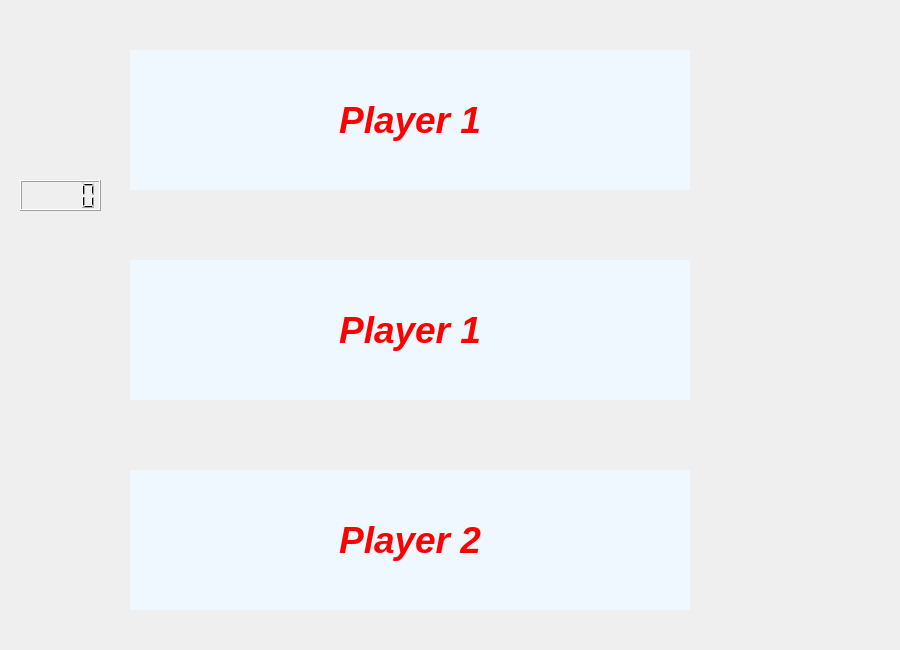
<?xml version="1.0" encoding="UTF-8"?>
<ui version="4.0">
 <class>MainWindow</class>
 <widget class="QMainWindow" name="MainWindow">
  <property name="enabled">
   <bool>true</bool>
  </property>
  <property name="geometry">
   <rect>
    <x>0</x>
    <y>0</y>
    <width>900</width>
    <height>650</height>
   </rect>
  </property>
  <property name="windowTitle">
   <string>MainWindow</string>
  </property>
  <property name="animated">
   <bool>false</bool>
  </property>
  <widget class="QWidget" name="centralWidget">
   <widget class="mouseEvent" name="player1Rok1">
    <property name="enabled">
     <bool>true</bool>
    </property>
    <property name="geometry">
     <rect>
      <x>130</x>
      <y>50</y>
      <width>70</width>
      <height>70</height>
     </rect>
    </property>
    <property name="cursor">
     <cursorShape>OpenHandCursor</cursorShape>
    </property>
    <property name="mouseTracking">
     <bool>true</bool>
    </property>
    <property name="focusPolicy">
     <enum>Qt::ClickFocus</enum>
    </property>
    <property name="frameShape">
     <enum>QFrame::NoFrame</enum>
    </property>
    <property name="text">
     <string/>
    </property>
    <property name="scaledContents">
     <bool>false</bool>
    </property>
    <property name="alignment">
     <set>Qt::AlignCenter</set>
    </property>
   </widget>
   <widget class="mouseEvent" name="player1Horse1">
    <property name="geometry">
     <rect>
      <x>200</x>
      <y>50</y>
      <width>70</width>
      <height>70</height>
     </rect>
    </property>
    <property name="cursor">
     <cursorShape>OpenHandCursor</cursorShape>
    </property>
    <property name="mouseTracking">
     <bool>true</bool>
    </property>
    <property name="text">
     <string>TextLabel</string>
    </property>
    <property name="alignment">
     <set>Qt::AlignCenter</set>
    </property>
   </widget>
   <widget class="mouseEvent" name="player1Bishop1">
    <property name="geometry">
     <rect>
      <x>270</x>
      <y>50</y>
      <width>70</width>
      <height>70</height>
     </rect>
    </property>
    <property name="cursor">
     <cursorShape>OpenHandCursor</cursorShape>
    </property>
    <property name="mouseTracking">
     <bool>true</bool>
    </property>
    <property name="text">
     <string>TextLabel</string>
    </property>
    <property name="alignment">
     <set>Qt::AlignCenter</set>
    </property>
   </widget>
   <widget class="mouseEvent" name="player1Queen">
    <property name="geometry">
     <rect>
      <x>340</x>
      <y>50</y>
      <width>70</width>
      <height>70</height>
     </rect>
    </property>
    <property name="cursor">
     <cursorShape>OpenHandCursor</cursorShape>
    </property>
    <property name="mouseTracking">
     <bool>true</bool>
    </property>
    <property name="text">
     <string>TextLabel</string>
    </property>
    <property name="alignment">
     <set>Qt::AlignCenter</set>
    </property>
   </widget>
   <widget class="mouseEvent" name="player1King">
    <property name="geometry">
     <rect>
      <x>410</x>
      <y>50</y>
      <width>70</width>
      <height>70</height>
     </rect>
    </property>
    <property name="cursor">
     <cursorShape>OpenHandCursor</cursorShape>
    </property>
    <property name="mouseTracking">
     <bool>true</bool>
    </property>
    <property name="text">
     <string>TextLabel</string>
    </property>
    <property name="alignment">
     <set>Qt::AlignCenter</set>
    </property>
   </widget>
   <widget class="mouseEvent" name="player1Bishop2">
    <property name="geometry">
     <rect>
      <x>480</x>
      <y>50</y>
      <width>70</width>
      <height>70</height>
     </rect>
    </property>
    <property name="cursor">
     <cursorShape>OpenHandCursor</cursorShape>
    </property>
    <property name="mouseTracking">
     <bool>true</bool>
    </property>
    <property name="text">
     <string>TextLabel</string>
    </property>
    <property name="alignment">
     <set>Qt::AlignCenter</set>
    </property>
   </widget>
   <widget class="mouseEvent" name="player1Horse2">
    <property name="geometry">
     <rect>
      <x>550</x>
      <y>50</y>
      <width>70</width>
      <height>70</height>
     </rect>
    </property>
    <property name="cursor">
     <cursorShape>OpenHandCursor</cursorShape>
    </property>
    <property name="mouseTracking">
     <bool>true</bool>
    </property>
    <property name="text">
     <string>TextLabel</string>
    </property>
    <property name="alignment">
     <set>Qt::AlignCenter</set>
    </property>
   </widget>
   <widget class="mouseEvent" name="player1Rok2">
    <property name="geometry">
     <rect>
      <x>620</x>
      <y>50</y>
      <width>70</width>
      <height>70</height>
     </rect>
    </property>
    <property name="cursor">
     <cursorShape>OpenHandCursor</cursorShape>
    </property>
    <property name="mouseTracking">
     <bool>true</bool>
    </property>
    <property name="text">
     <string>TextLabel</string>
    </property>
    <property name="scaledContents">
     <bool>false</bool>
    </property>
    <property name="alignment">
     <set>Qt::AlignCenter</set>
    </property>
   </widget>
   <widget class="boardMouseEvent" name="label">
    <property name="geometry">
     <rect>
      <x>130</x>
      <y>50</y>
      <width>560</width>
      <height>560</height>
     </rect>
    </property>
    <property name="cursor">
     <cursorShape>ClosedHandCursor</cursorShape>
    </property>
    <property name="mouseTracking">
     <bool>true</bool>
    </property>
    <property name="text">
     <string/>
    </property>
   </widget>
   <widget class="mouseEvent" name="player1Pawn1">
    <property name="geometry">
     <rect>
      <x>130</x>
      <y>120</y>
      <width>70</width>
      <height>70</height>
     </rect>
    </property>
    <property name="cursor">
     <cursorShape>OpenHandCursor</cursorShape>
    </property>
    <property name="mouseTracking">
     <bool>true</bool>
    </property>
    <property name="text">
     <string>TextLabel</string>
    </property>
    <property name="alignment">
     <set>Qt::AlignCenter</set>
    </property>
   </widget>
   <widget class="mouseEvent" name="player1Pawn3">
    <property name="geometry">
     <rect>
      <x>270</x>
      <y>120</y>
      <width>70</width>
      <height>70</height>
     </rect>
    </property>
    <property name="cursor">
     <cursorShape>OpenHandCursor</cursorShape>
    </property>
    <property name="mouseTracking">
     <bool>true</bool>
    </property>
    <property name="text">
     <string>TextLabel</string>
    </property>
    <property name="alignment">
     <set>Qt::AlignCenter</set>
    </property>
   </widget>
   <widget class="mouseEvent" name="player1Pawn8">
    <property name="enabled">
     <bool>true</bool>
    </property>
    <property name="geometry">
     <rect>
      <x>620</x>
      <y>120</y>
      <width>70</width>
      <height>70</height>
     </rect>
    </property>
    <property name="cursor">
     <cursorShape>OpenHandCursor</cursorShape>
    </property>
    <property name="mouseTracking">
     <bool>true</bool>
    </property>
    <property name="focusPolicy">
     <enum>Qt::ClickFocus</enum>
    </property>
    <property name="frameShape">
     <enum>QFrame::NoFrame</enum>
    </property>
    <property name="text">
     <string/>
    </property>
    <property name="scaledContents">
     <bool>false</bool>
    </property>
    <property name="alignment">
     <set>Qt::AlignCenter</set>
    </property>
   </widget>
   <widget class="mouseEvent" name="player1Pawn2">
    <property name="geometry">
     <rect>
      <x>200</x>
      <y>120</y>
      <width>70</width>
      <height>70</height>
     </rect>
    </property>
    <property name="cursor">
     <cursorShape>OpenHandCursor</cursorShape>
    </property>
    <property name="mouseTracking">
     <bool>true</bool>
    </property>
    <property name="text">
     <string>TextLabel</string>
    </property>
    <property name="alignment">
     <set>Qt::AlignCenter</set>
    </property>
   </widget>
   <widget class="mouseEvent" name="player1Pawn5">
    <property name="geometry">
     <rect>
      <x>410</x>
      <y>120</y>
      <width>70</width>
      <height>70</height>
     </rect>
    </property>
    <property name="cursor">
     <cursorShape>OpenHandCursor</cursorShape>
    </property>
    <property name="mouseTracking">
     <bool>true</bool>
    </property>
    <property name="text">
     <string>TextLabel</string>
    </property>
    <property name="alignment">
     <set>Qt::AlignCenter</set>
    </property>
   </widget>
   <widget class="mouseEvent" name="player1Pawn7">
    <property name="geometry">
     <rect>
      <x>550</x>
      <y>120</y>
      <width>70</width>
      <height>70</height>
     </rect>
    </property>
    <property name="cursor">
     <cursorShape>OpenHandCursor</cursorShape>
    </property>
    <property name="mouseTracking">
     <bool>true</bool>
    </property>
    <property name="text">
     <string>TextLabel</string>
    </property>
    <property name="scaledContents">
     <bool>false</bool>
    </property>
    <property name="alignment">
     <set>Qt::AlignCenter</set>
    </property>
   </widget>
   <widget class="mouseEvent" name="player1Pawn4">
    <property name="geometry">
     <rect>
      <x>340</x>
      <y>120</y>
      <width>70</width>
      <height>70</height>
     </rect>
    </property>
    <property name="cursor">
     <cursorShape>OpenHandCursor</cursorShape>
    </property>
    <property name="mouseTracking">
     <bool>true</bool>
    </property>
    <property name="text">
     <string>TextLabel</string>
    </property>
    <property name="alignment">
     <set>Qt::AlignCenter</set>
    </property>
   </widget>
   <widget class="mouseEvent" name="player1Pawn6">
    <property name="geometry">
     <rect>
      <x>480</x>
      <y>120</y>
      <width>70</width>
      <height>70</height>
     </rect>
    </property>
    <property name="cursor">
     <cursorShape>OpenHandCursor</cursorShape>
    </property>
    <property name="mouseTracking">
     <bool>true</bool>
    </property>
    <property name="text">
     <string>TextLabel</string>
    </property>
    <property name="alignment">
     <set>Qt::AlignCenter</set>
    </property>
   </widget>
   <widget class="mouseEvent" name="player2Pawn1">
    <property name="geometry">
     <rect>
      <x>130</x>
      <y>470</y>
      <width>70</width>
      <height>70</height>
     </rect>
    </property>
    <property name="cursor">
     <cursorShape>OpenHandCursor</cursorShape>
    </property>
    <property name="mouseTracking">
     <bool>true</bool>
    </property>
    <property name="text">
     <string>TextLabel</string>
    </property>
    <property name="alignment">
     <set>Qt::AlignCenter</set>
    </property>
   </widget>
   <widget class="mouseEvent" name="player2Queen">
    <property name="geometry">
     <rect>
      <x>340</x>
      <y>540</y>
      <width>70</width>
      <height>70</height>
     </rect>
    </property>
    <property name="cursor">
     <cursorShape>OpenHandCursor</cursorShape>
    </property>
    <property name="mouseTracking">
     <bool>true</bool>
    </property>
    <property name="text">
     <string>TextLabel</string>
    </property>
    <property name="alignment">
     <set>Qt::AlignCenter</set>
    </property>
   </widget>
   <widget class="mouseEvent" name="player2Rok2">
    <property name="geometry">
     <rect>
      <x>620</x>
      <y>540</y>
      <width>70</width>
      <height>70</height>
     </rect>
    </property>
    <property name="cursor">
     <cursorShape>OpenHandCursor</cursorShape>
    </property>
    <property name="mouseTracking">
     <bool>true</bool>
    </property>
    <property name="text">
     <string>TextLabel</string>
    </property>
    <property name="scaledContents">
     <bool>false</bool>
    </property>
    <property name="alignment">
     <set>Qt::AlignCenter</set>
    </property>
   </widget>
   <widget class="mouseEvent" name="player2Pawn5">
    <property name="geometry">
     <rect>
      <x>410</x>
      <y>470</y>
      <width>70</width>
      <height>70</height>
     </rect>
    </property>
    <property name="cursor">
     <cursorShape>OpenHandCursor</cursorShape>
    </property>
    <property name="mouseTracking">
     <bool>true</bool>
    </property>
    <property name="text">
     <string>TextLabel</string>
    </property>
    <property name="alignment">
     <set>Qt::AlignCenter</set>
    </property>
   </widget>
   <widget class="mouseEvent" name="player2Pawn3">
    <property name="geometry">
     <rect>
      <x>270</x>
      <y>470</y>
      <width>70</width>
      <height>70</height>
     </rect>
    </property>
    <property name="cursor">
     <cursorShape>OpenHandCursor</cursorShape>
    </property>
    <property name="mouseTracking">
     <bool>true</bool>
    </property>
    <property name="text">
     <string>TextLabel</string>
    </property>
    <property name="alignment">
     <set>Qt::AlignCenter</set>
    </property>
   </widget>
   <widget class="mouseEvent" name="player2Rok1">
    <property name="enabled">
     <bool>true</bool>
    </property>
    <property name="geometry">
     <rect>
      <x>130</x>
      <y>540</y>
      <width>70</width>
      <height>70</height>
     </rect>
    </property>
    <property name="cursor">
     <cursorShape>OpenHandCursor</cursorShape>
    </property>
    <property name="mouseTracking">
     <bool>true</bool>
    </property>
    <property name="focusPolicy">
     <enum>Qt::ClickFocus</enum>
    </property>
    <property name="frameShape">
     <enum>QFrame::NoFrame</enum>
    </property>
    <property name="text">
     <string/>
    </property>
    <property name="scaledContents">
     <bool>false</bool>
    </property>
    <property name="alignment">
     <set>Qt::AlignCenter</set>
    </property>
   </widget>
   <widget class="mouseEvent" name="player2Pawn8">
    <property name="enabled">
     <bool>true</bool>
    </property>
    <property name="geometry">
     <rect>
      <x>620</x>
      <y>470</y>
      <width>70</width>
      <height>70</height>
     </rect>
    </property>
    <property name="cursor">
     <cursorShape>OpenHandCursor</cursorShape>
    </property>
    <property name="mouseTracking">
     <bool>true</bool>
    </property>
    <property name="focusPolicy">
     <enum>Qt::ClickFocus</enum>
    </property>
    <property name="frameShape">
     <enum>QFrame::NoFrame</enum>
    </property>
    <property name="text">
     <string/>
    </property>
    <property name="scaledContents">
     <bool>false</bool>
    </property>
    <property name="alignment">
     <set>Qt::AlignCenter</set>
    </property>
   </widget>
   <widget class="mouseEvent" name="player2King">
    <property name="geometry">
     <rect>
      <x>410</x>
      <y>540</y>
      <width>70</width>
      <height>70</height>
     </rect>
    </property>
    <property name="cursor">
     <cursorShape>OpenHandCursor</cursorShape>
    </property>
    <property name="mouseTracking">
     <bool>true</bool>
    </property>
    <property name="text">
     <string>TextLabel</string>
    </property>
    <property name="alignment">
     <set>Qt::AlignCenter</set>
    </property>
   </widget>
   <widget class="mouseEvent" name="player2Pawn7">
    <property name="geometry">
     <rect>
      <x>550</x>
      <y>470</y>
      <width>70</width>
      <height>70</height>
     </rect>
    </property>
    <property name="cursor">
     <cursorShape>OpenHandCursor</cursorShape>
    </property>
    <property name="mouseTracking">
     <bool>true</bool>
    </property>
    <property name="text">
     <string>TextLabel</string>
    </property>
    <property name="scaledContents">
     <bool>false</bool>
    </property>
    <property name="alignment">
     <set>Qt::AlignCenter</set>
    </property>
   </widget>
   <widget class="mouseEvent" name="player2Bishop1">
    <property name="geometry">
     <rect>
      <x>270</x>
      <y>540</y>
      <width>70</width>
      <height>70</height>
     </rect>
    </property>
    <property name="cursor">
     <cursorShape>OpenHandCursor</cursorShape>
    </property>
    <property name="mouseTracking">
     <bool>true</bool>
    </property>
    <property name="text">
     <string>TextLabel</string>
    </property>
    <property name="alignment">
     <set>Qt::AlignCenter</set>
    </property>
   </widget>
   <widget class="mouseEvent" name="player2Bishop2">
    <property name="geometry">
     <rect>
      <x>480</x>
      <y>540</y>
      <width>70</width>
      <height>70</height>
     </rect>
    </property>
    <property name="cursor">
     <cursorShape>OpenHandCursor</cursorShape>
    </property>
    <property name="mouseTracking">
     <bool>true</bool>
    </property>
    <property name="text">
     <string>TextLabel</string>
    </property>
    <property name="alignment">
     <set>Qt::AlignCenter</set>
    </property>
   </widget>
   <widget class="mouseEvent" name="player2Pawn4">
    <property name="geometry">
     <rect>
      <x>340</x>
      <y>470</y>
      <width>70</width>
      <height>70</height>
     </rect>
    </property>
    <property name="cursor">
     <cursorShape>OpenHandCursor</cursorShape>
    </property>
    <property name="mouseTracking">
     <bool>true</bool>
    </property>
    <property name="text">
     <string>TextLabel</string>
    </property>
    <property name="alignment">
     <set>Qt::AlignCenter</set>
    </property>
   </widget>
   <widget class="mouseEvent" name="player2Pawn2">
    <property name="geometry">
     <rect>
      <x>200</x>
      <y>470</y>
      <width>70</width>
      <height>70</height>
     </rect>
    </property>
    <property name="cursor">
     <cursorShape>OpenHandCursor</cursorShape>
    </property>
    <property name="mouseTracking">
     <bool>true</bool>
    </property>
    <property name="text">
     <string>TextLabel</string>
    </property>
    <property name="alignment">
     <set>Qt::AlignCenter</set>
    </property>
   </widget>
   <widget class="mouseEvent" name="player2Horse2">
    <property name="geometry">
     <rect>
      <x>550</x>
      <y>540</y>
      <width>70</width>
      <height>70</height>
     </rect>
    </property>
    <property name="cursor">
     <cursorShape>OpenHandCursor</cursorShape>
    </property>
    <property name="mouseTracking">
     <bool>true</bool>
    </property>
    <property name="text">
     <string>TextLabel</string>
    </property>
    <property name="alignment">
     <set>Qt::AlignCenter</set>
    </property>
   </widget>
   <widget class="mouseEvent" name="player2Horse1">
    <property name="geometry">
     <rect>
      <x>200</x>
      <y>540</y>
      <width>70</width>
      <height>70</height>
     </rect>
    </property>
    <property name="cursor">
     <cursorShape>OpenHandCursor</cursorShape>
    </property>
    <property name="mouseTracking">
     <bool>true</bool>
    </property>
    <property name="text">
     <string>TextLabel</string>
    </property>
    <property name="alignment">
     <set>Qt::AlignCenter</set>
    </property>
   </widget>
   <widget class="mouseEvent" name="player2Pawn6">
    <property name="geometry">
     <rect>
      <x>480</x>
      <y>470</y>
      <width>70</width>
      <height>70</height>
     </rect>
    </property>
    <property name="cursor">
     <cursorShape>OpenHandCursor</cursorShape>
    </property>
    <property name="mouseTracking">
     <bool>true</bool>
    </property>
    <property name="text">
     <string>TextLabel</string>
    </property>
    <property name="alignment">
     <set>Qt::AlignCenter</set>
    </property>
   </widget>
   <widget class="QLabel" name="message">
    <property name="geometry">
     <rect>
      <x>280</x>
      <y>10</y>
      <width>211</width>
      <height>41</height>
     </rect>
    </property>
    <property name="font">
     <font>
      <family>Arial</family>
      <pointsize>14</pointsize>
      <weight>75</weight>
      <italic>true</italic>
      <bold>true</bold>
     </font>
    </property>
    <property name="text">
     <string/>
    </property>
   </widget>
   <widget class="LCDNumber" name="lcdNumber">
    <property name="geometry">
     <rect>
      <x>20</x>
      <y>180</y>
      <width>81</width>
      <height>31</height>
     </rect>
    </property>
   </widget>
   <widget class="QLabel" name="player1Info">
    <property name="geometry">
     <rect>
      <x>130</x>
      <y>50</y>
      <width>560</width>
      <height>140</height>
     </rect>
    </property>
    <property name="font">
     <font>
      <family>Arial</family>
      <pointsize>28</pointsize>
      <weight>75</weight>
      <italic>true</italic>
      <bold>true</bold>
     </font>
    </property>
    <property name="styleSheet">
     <string notr="true">color :red;
background-color:AliceBlue;
text-align:right;
</string>
    </property>
    <property name="text">
     <string>Player 1</string>
    </property>
    <property name="alignment">
     <set>Qt::AlignCenter</set>
    </property>
   </widget>
   <widget class="QLabel" name="player2Info">
    <property name="geometry">
     <rect>
      <x>130</x>
      <y>470</y>
      <width>560</width>
      <height>140</height>
     </rect>
    </property>
    <property name="font">
     <font>
      <family>Arial</family>
      <pointsize>28</pointsize>
      <weight>75</weight>
      <italic>true</italic>
      <bold>true</bold>
     </font>
    </property>
    <property name="styleSheet">
     <string notr="true">color :red;
background-color:AliceBlue;
text-align:right;
</string>
    </property>
    <property name="text">
     <string>Player 2</string>
    </property>
    <property name="alignment">
     <set>Qt::AlignCenter</set>
    </property>
   </widget>
   <widget class="QLabel" name="playerTurn">
    <property name="geometry">
     <rect>
      <x>130</x>
      <y>260</y>
      <width>560</width>
      <height>140</height>
     </rect>
    </property>
    <property name="font">
     <font>
      <family>Arial</family>
      <pointsize>28</pointsize>
      <weight>75</weight>
      <italic>true</italic>
      <bold>true</bold>
     </font>
    </property>
    <property name="styleSheet">
     <string notr="true">color :red;
background-color:AliceBlue;
text-align:right;
</string>
    </property>
    <property name="text">
     <string>Player 1</string>
    </property>
    <property name="alignment">
     <set>Qt::AlignCenter</set>
    </property>
   </widget>
   <zorder>label</zorder>
   <zorder>message</zorder>
   <zorder>lcdNumber</zorder>
   <zorder>player1Rok1</zorder>
   <zorder>player1Horse1</zorder>
   <zorder>player1Bishop1</zorder>
   <zorder>player1Queen</zorder>
   <zorder>player1King</zorder>
   <zorder>player1Bishop2</zorder>
   <zorder>player1Horse2</zorder>
   <zorder>player1Rok2</zorder>
   <zorder>player1Pawn8</zorder>
   <zorder>player1Pawn7</zorder>
   <zorder>player1Pawn6</zorder>
   <zorder>player1Pawn5</zorder>
   <zorder>player1Pawn4</zorder>
   <zorder>player1Pawn3</zorder>
   <zorder>player1Pawn2</zorder>
   <zorder>player1Pawn1</zorder>
   <zorder>player2Pawn1</zorder>
   <zorder>player2Rok1</zorder>
   <zorder>player2Pawn2</zorder>
   <zorder>player2Horse1</zorder>
   <zorder>player2Pawn3</zorder>
   <zorder>player2Bishop1</zorder>
   <zorder>player2Pawn4</zorder>
   <zorder>player2Queen</zorder>
   <zorder>player2Pawn5</zorder>
   <zorder>player2King</zorder>
   <zorder>player2Pawn6</zorder>
   <zorder>player2Bishop2</zorder>
   <zorder>player2Pawn7</zorder>
   <zorder>player2Horse2</zorder>
   <zorder>player2Rok2</zorder>
   <zorder>player2Pawn8</zorder>
   <zorder>player1Info</zorder>
   <zorder>player2Info</zorder>
   <zorder>playerTurn</zorder>
  </widget>
 </widget>
 <layoutdefault spacing="6" margin="11"/>
 <customwidgets>
  <customwidget>
   <class>mouseEvent</class>
   <extends>QLabel</extends>
   <header>mouseevent.h</header>
  </customwidget>
  <customwidget>
   <class>boardMouseEvent</class>
   <extends>QLabel</extends>
   <header>boardmouseevent.h</header>
  </customwidget>
  <customwidget>
   <class>LCDNumber</class>
   <extends>QLCDNumber</extends>
   <header location="global">lcdnumber.h</header>
  </customwidget>
 </customwidgets>
 <resources/>
 <connections/>
</ui>
